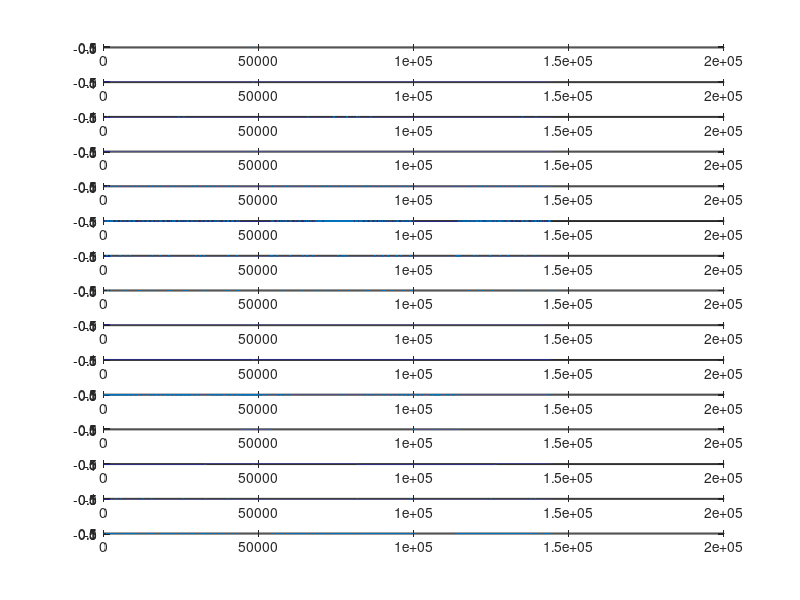
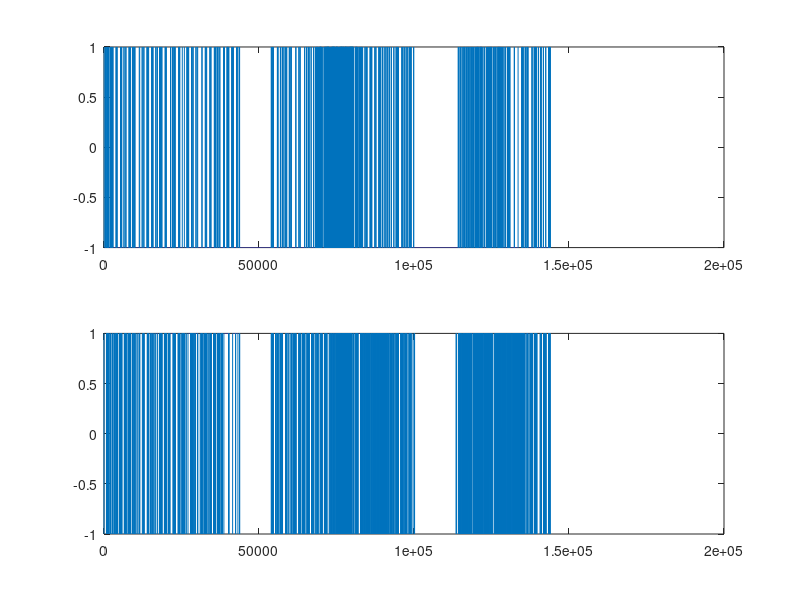

Write the MATLAB code that produced these figures, in order.
clear;clc;close all;

load('Appliance_ON_OFF.mat');

figure(1);

for i=1:15
    subplot(15,1,i);plot(Appl_ON_OFF(i,:));
end

figure(2);
subplot(2,1,1);plot(Appl_ON_OFF(6,:));
subplot(2,1,2);plot(Appl_ON_OFF(15,:));